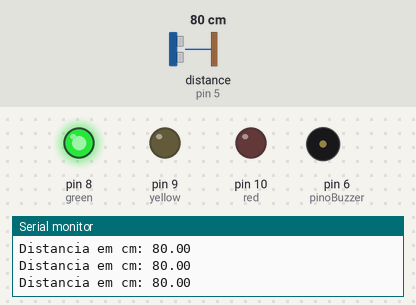
A sketch run on a simulated Arduino Uno, built with avr-gcc and run on an emulated ATmega328P. Shown: output pins drawn as LEDs (lit = HIGH), buzzer (waves = sounding, pin HIGH), the last lines printed to the serial monitor. The test bench sets the inputs (shaded band); at power-on: distance to the obstacle (sensor on pin 5) 80 cm. The echo pulse lasts 58.3 µs per cm.

Above: at 1.3 s.
1.4 s: distance to the obstacle (sensor on pin 5) set to 33 cm
2.9 s: distance to the obstacle (sensor on pin 5) set to 27 cm
At 3.13 s:
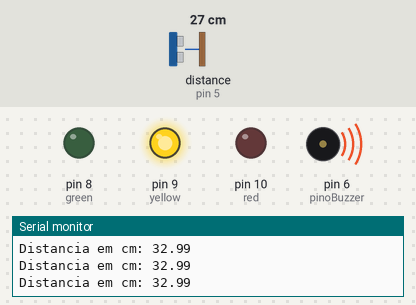
5.9 s: distance to the obstacle (sensor on pin 5) set to 2 cm
At 7.0 s:
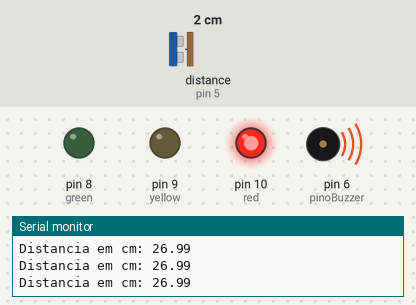
8.0 s: distance to the obstacle (sensor on pin 5) set to 35 cm
At 8.3 s:
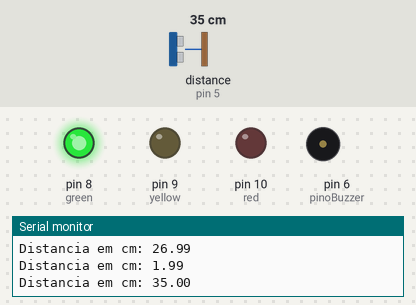
9.5 s: distance to the obstacle (sensor on pin 5) set to 4 cm
At 10.9 s:
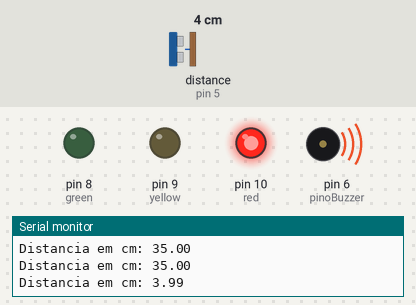
Timing chart, 0 to 12.0 s (numbered marks = the images above; inputs shaded):
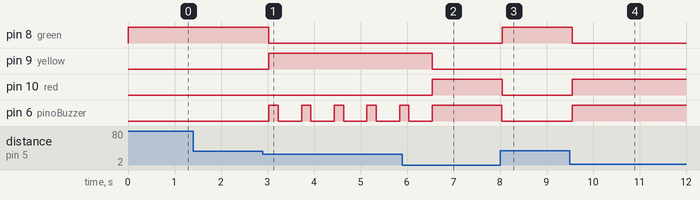

The sketch:

SensorDeRe.ino
```cpp
//Carrega a biblioteca do sensor ultrassonico
#include <Ultrasonic.h>

//Carrega a biblioteca do RF433
#include <RCSwitch.h>

//Define os pinos para o trigger e echo
#define pino_trigger 4
#define pino_echo 5

int green = 8;
int yellow = 9;
int red = 10;

int pinoBuzzer = 6;


//Inicializa o sensor nos pinos definidos acima
Ultrasonic ultrasonic(pino_trigger, pino_echo);

void setup()
{
  pinMode (green,OUTPUT);
  pinMode (yellow,OUTPUT);
  pinMode (red,OUTPUT);

  pinMode (pinoBuzzer, OUTPUT);

  Serial.begin(9600);
  Serial.println("Lendo dados do sensor...");
}

void loop()
{
  digitalWrite(pinoBuzzer,LOW);
  //Le as informacoes do sensor, em cm e pol
  float cmMsec;
  long microsec = ultrasonic.timing();
  cmMsec = ultrasonic.convert(microsec, Ultrasonic::CM);
  if (cmMsec > 30){
    acendeVerde();
  } else {
    if(cmMsec > 10 && cmMsec < 30){
      acendeAmarelo();
      apitaAlternado(200);
    } else {
      if(cmMsec < 10){
        acendeVermelho();
        digitalWrite(pinoBuzzer,HIGH);
        delay(1000);
      }
    }
  }

  //Exibe informacoes no serial monitor
  Serial.print("Distancia em cm: ");
  Serial.println(cmMsec);
  delay(500);
}

void apitaAlternado(int tempo){
  digitalWrite(pinoBuzzer,HIGH);
  delay(tempo);
  digitalWrite(pinoBuzzer,LOW);
}

void acendeVerde(){
  digitalWrite(green,HIGH);
  digitalWrite(yellow,LOW);
  digitalWrite(red,LOW);
}

void acendeAmarelo(){
  digitalWrite(yellow,HIGH);
  digitalWrite(red,LOW);
  digitalWrite(green,LOW);
}

void acendeVermelho(){
  digitalWrite(red,HIGH);
  digitalWrite(yellow,LOW);
  digitalWrite(green,LOW);
}
```

Measured:
- the behaviour switches between 30 and 29 cm on distance to the obstacle (sensor on pin 5) (found by bisection; images 0 and 1)
- after the input at 2.9 s, pin 8 (green): HIGH → LOW after 0.13 s; pin 9 (yellow): LOW → HIGH after 0.13 s; pin 6 (pinoBuzzer): alternates HIGH for 0.20 s and LOW for 0.50 s, starting after 0.13 s
- after the input at 5.9 s, pin 9 (yellow): HIGH → LOW after 0.64 s; pin 10 (red): LOW → HIGH after 0.64 s; pin 6 (pinoBuzzer): goes on until 6.5 s, then stays HIGH
- after the input at 8.0 s, pin 8 (green): LOW → HIGH after 0.05 s; pin 10 (red): HIGH → LOW after 0.05 s; pin 6 (pinoBuzzer): HIGH → LOW at once
- after the input at 9.5 s, pin 8 (green): HIGH → LOW after 0.05 s; pin 10 (red), pin 6 (pinoBuzzer): LOW → HIGH after 0.05 s
